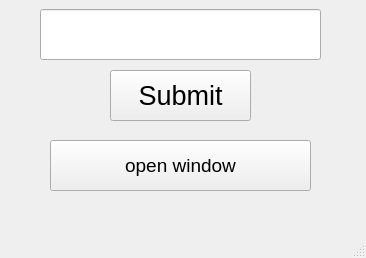
<?xml version="1.0" encoding="UTF-8"?>
<ui version="4.0">
 <class>MainWindow</class>
 <widget class="QMainWindow" name="MainWindow">
  <property name="geometry">
   <rect>
    <x>0</x>
    <y>0</y>
    <width>366</width>
    <height>258</height>
   </rect>
  </property>
  <property name="windowTitle">
   <string>MainWindow</string>
  </property>
  <widget class="QWidget" name="centralwidget">
   <widget class="QPushButton" name="pushButton">
    <property name="geometry">
     <rect>
      <x>110</x>
      <y>70</y>
      <width>141</width>
      <height>51</height>
     </rect>
    </property>
    <property name="font">
     <font>
      <pointsize>20</pointsize>
     </font>
    </property>
    <property name="text">
     <string>Submit</string>
    </property>
   </widget>
   <widget class="QLineEdit" name="lineEdit">
    <property name="geometry">
     <rect>
      <x>40</x>
      <y>9</y>
      <width>281</width>
      <height>51</height>
     </rect>
    </property>
   </widget>
   <widget class="QPushButton" name="pushButton_2">
    <property name="geometry">
     <rect>
      <x>50</x>
      <y>140</y>
      <width>261</width>
      <height>51</height>
     </rect>
    </property>
    <property name="font">
     <font>
      <pointsize>14</pointsize>
     </font>
    </property>
    <property name="text">
     <string>open window</string>
    </property>
   </widget>
  </widget>
  <widget class="QMenuBar" name="menubar">
   <property name="geometry">
    <rect>
     <x>0</x>
     <y>0</y>
     <width>366</width>
     <height>22</height>
    </rect>
   </property>
  </widget>
  <widget class="QStatusBar" name="statusbar"/>
 </widget>
 <resources/>
 <connections/>
</ui>
